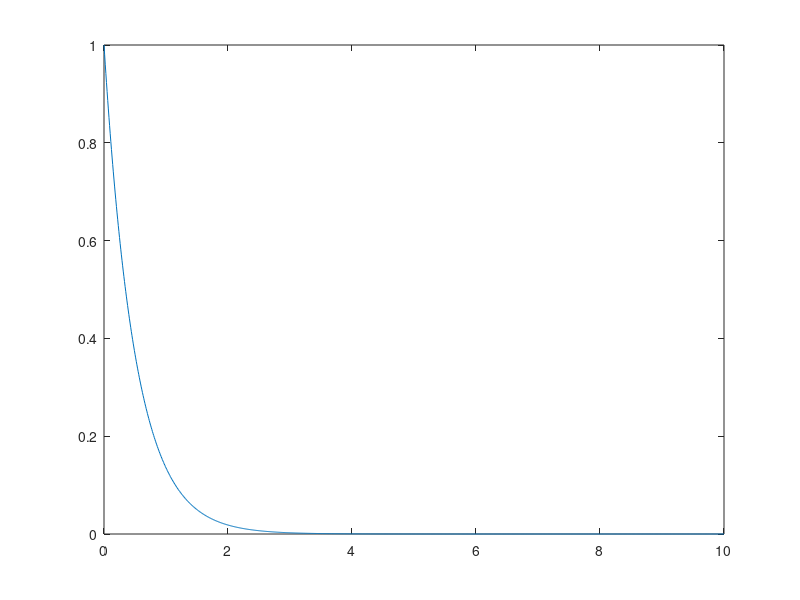

This chart was generated by the following MATLAB code: (Note: this script raises an error after producing the figure.)
y0 = 1;
f = @(t,y) -2*y;
df = @(t,y) -2;
t_max = 10;

y = y0*exp(-2*linspace(0,t_max,1000));
plot(linspace(0,t_max,1000),y)

h = 0.1;

[~,a] = eulero_avanti(f,t_max,y0,h);
[t_h,i] = eulero_indietro(f,df,t_max,y0,h);
hold on
plot(t_h,a,t_h,i);

legend("Exact","Avanti","Indietro")

h = 0.9;

figure();
[~,a] = eulero_avanti(f,t_max,y0,h);
[t_h,i] = eulero_indietro(f,df,t_max,y0,h);
hold on
plot(linspace(0,t_max,1000),y,t_h,a,t_h,i);
title("h=0.9")
legend("Exact","Avanti","Indietro")

h = 1.1;

figure();
[~,a] = eulero_avanti(f,t_max,y0,h);
[t_h,i] = eulero_indietro(f,df,t_max,y0,h);
hold on
plot(linspace(0,t_max,1000),y,t_h,a,t_h,i);
title("h=1.1")
legend("Exact","Avanti","Indietro")

% ha senso perche' eulero in avanti e` condizionalmente assolutamente
% convergente, invece eulero all'indietro e` incondizionatamente
% assolutamente convergente. La condizione su eulero avanti e` sulla
% dimensione del salto temporale, vediamo infatti che se e` troppo grande
% non converge assolutamente.